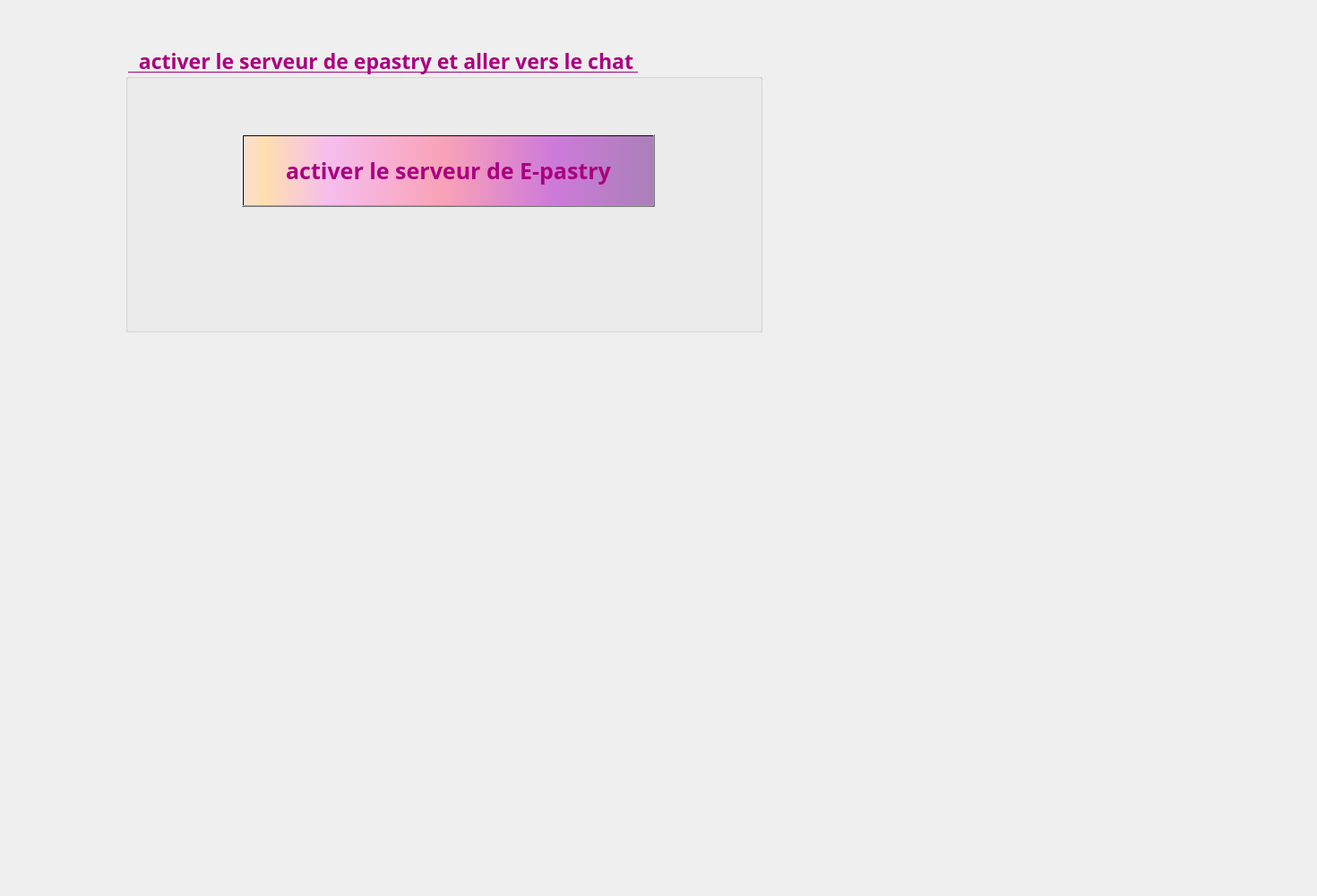
   <widget class="QWidget" name="tab_3">
    <attribute name="title">
     <string>chat</string>
    </attribute>
    <widget class="QGroupBox" name="groupBox_5">
     <property name="geometry">
      <rect>
       <x>140</x>
       <y>50</y>
       <width>711</width>
       <height>321</height>
      </rect>
     </property>
     <property name="font">
      <font>
       <family>Lucida Calligraphy</family>
       <pointsize>17</pointsize>
       <weight>75</weight>
       <bold>true</bold>
       <underline>true</underline>
       <kerning>false</kerning>
      </font>
     </property>
     <property name="autoFillBackground">
      <bool>false</bool>
     </property>
     <property name="styleSheet">
      <string notr="true">color: rgb(170, 0, 127);</string>
     </property>
     <property name="title">
      <string>  activer le serveur de epastry et aller vers le chat </string>
     </property>
     <property name="flat">
      <bool>false</bool>
     </property>
     <property name="checkable">
      <bool>false</bool>
     </property>
     <widget class="QPushButton" name="server_2">
      <property name="geometry">
       <rect>
        <x>130</x>
        <y>100</y>
        <width>461</width>
        <height>81</height>
       </rect>
      </property>
      <property name="font">
       <font>
        <family>Lucida Calligraphy</family>
        <pointsize>19</pointsize>
        <weight>75</weight>
        <bold>true</bold>
       </font>
      </property>
      <property name="autoFillBackground">
       <bool>false</bool>
      </property>
      <property name="styleSheet">
       <string notr="true">background-color: qlineargradient(spread:pad, x1:0, y1:0, x2:1, y2:0, stop:0.0100503 rgba(252, 222, 204, 255), stop:0.0502513 rgba(254, 223, 175, 255), stop:0.211055 rgba(246, 189, 237, 255), stop:0.487437 rgba(249, 162, 183, 255), stop:0.753769 rgba(206, 122, 218, 255), stop:1 rgba(170, 128, 185, 255));
color: rgb(170, 0, 127);</string>
      </property>
      <property name="text">
       <string>activer le serveur de E-pastry</string>
      </property>
      <property name="icon">
       <iconset>
        <normaloff>resources/kisspng-microsoft-excel-computer-icons-template-microsoft-excel-icon-5b28fd7dae3864.0006166915294129897136.png</normaloff>resources/kisspng-microsoft-excel-computer-icons-template-microsoft-excel-icon-5b28fd7dae3864.0006166915294129897136.png</iconset>
      </property>
      <property name="iconSize">
       <size>
        <width>46</width>
        <height>46</height>
       </size>
      </property>
     </widget>
    </widget>
    <widget class="QLabel" name="label_photo_13">
     <property name="geometry">
      <rect>
       <x>-260</x>
       <y>-150</y>
       <width>1461</width>
       <height>991</height>
      </rect>
     </property>
     <property name="text">
      <string/>
     </property>
     <property name="pixmap">
      <pixmap>../../../../../../../../../../resources/Coffee_Donuts_Cup_530805_1280x853.jpg</pixmap>
     </property>
    </widget>
    <zorder>label_photo_13</zorder>
    <zorder>groupBox_5</zorder>
   </widget>
